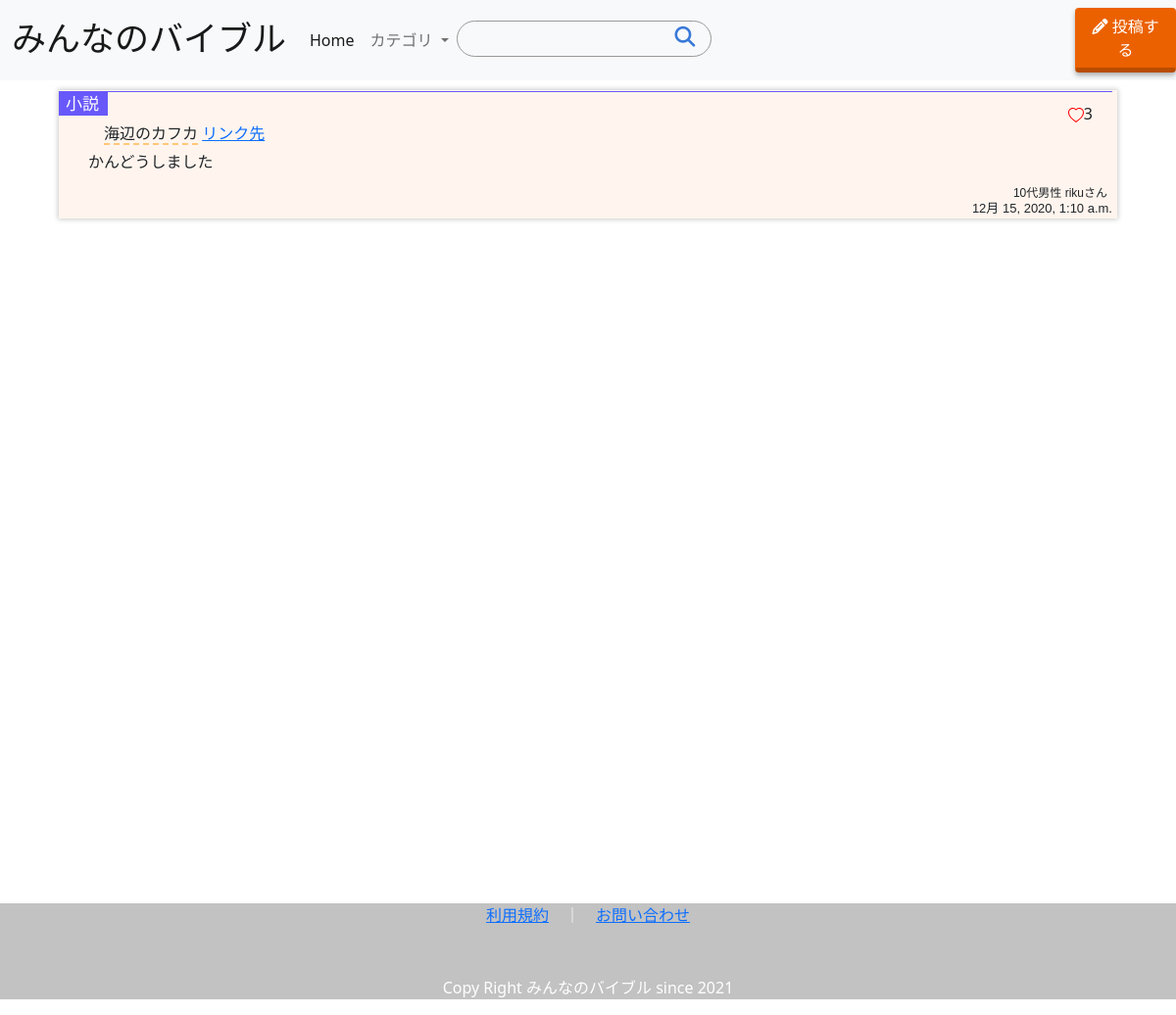
The app's page /detail/2 with its own data.
### bibleapp/models.py (models this page shows, shortened)
class Biblemodel(models.Model):
    title = models.CharField(max_length=50)
    content = models.TextField()
    author = models.CharField(max_length=30)
    good = models.IntegerField(null=True, blank=True,default=0)
    goodtext = models.TextField()
    created_date = models.DateTimeField(default=timezone.now)
    url = models.URLField(max_length = 300, blank = True)
    category = models.CharField(max_length=10)
    sex = models.CharField(max_length = 10)
    age = models.CharField(max_length = 10)
    class Meta:
        ordering = ['-created_date']

### bibleapp/views.py (the view)
# urls.py: path('detail/<int:pk>',detailfunc,name='detail'),
def detailfunc(request,pk):
    bible = Biblemodel.objects.get(pk=pk)
    return render(request,'detail.html',{
        'bible':bible,
    })

### templates/detail.html (shortened to what this page needs)
{% extends 'base.html' %}
{% load static %}
{% block header %}
<header class="sticky-top">
  <nav class="navbar navbar-expand-lg navbar-light bg-light">
    <div class="container-fluid">
        <a class="navbar-brand" href="{% url 'list' %}" style="font-size: 35px; font-family: 'Yusei Magic', sans-serif;">みんなのバイブル</a>
      <div class="collapse navbar-collapse" id="navbarNavDropdown">
        <ul class="navbar-nav">
          <li class="nav-item">
            <a class="nav-link active" aria-current="page" href="{% url 'list' %}">Home</a>
          </li>
          <li class="nav-item dropdown">
            <a class="nav-link dropdown-toggle" href="#" id="navbarDropdownMenuLink" role="button" data-bs-toggle="dropdown" aria-expanded="false">
              カテゴリ
            </a>
          </li>
          <div class="search">
            <form method="POST" action="" class="search_container">{% csrf_token %}
            <input type="submit" value="&#xf002">
            </form>
            </div>
        </ul>
      </div>
    </div>
    <a href="{% url 'create' %}" class="btn btn--orange btn--cubic btn--shadow"><i class="fas fa-pencil-alt"></i> 投稿する</a>
  </nav>
  </header>
{% endblock header %}
{% block content %}
<div class='box'>
  <div class ="kakomi-box4">
    <div class="qbox">
      <div class="good">
          <a href="{% url 'good' bible.pk %}"></a>
      </a>{{bible.good}}
      </div>
      <span class="box-title">{{bible.category}}</span>
      <h2>{{bible.title}}</h2>
      {% if bible.url %}
      <a href="{{ bible.url }}">リンク先</a>
      {% endif %}
      <h3>{{bible.content| linebreaksbr}}</h3>
    </div>
    <h4>{{ bible.age }}{{ bible.sex }} {{bible.author}}さん</h4>
    <p>
   {{bible.created_date}}
   </p>
  </div>
</div>
{% endblock content %}

### templates/detail.html (style rules this page uses)
.qbox { position: relative; margin: 0px; padding: 30px 30px 20px; border-top: solid 1.5px rgb(104, 88, 250); overflow:hidden; text-overflow :ellipsis; }
.kakomi-box4 { position:relative; margin: 10px auto; padding: 1px 5px 0px 0px; width: 90%; background-color: #FFF5EE; box-shadow: 0 0 5px 1px #ccc; }
.qbox .box-title { position: absolute; display: inline-block; top: -1.5px; left: -2px; padding: 0 9px; height: 25px; line-height: 25px; font-size: 17px; background: rgb(104, 88, 250); color: #ffffff; }
.qbox h2 { font-size:16px; display: inline-block; border-bottom:dashed 2px #FFC778; margin-left:1em; }
.kakomi-box4 a { z-index: 2; }
.search { z-index:3; }
.kakomi-box4 h3 { font-size:16px; font-family: Arial, Helvetica, sans-serif; }
.kakomi-box4 p { text-align: right; font-family: Arial, Helvetica, sans-serif; font-size: small; }
.kakomi-box4 h4 { font-family: Arial, Helvetica, sans-serif; font-size: 12px; position:absolute; right:10px; bottom:10px; }
.good { position:absolute; right:20px; top:10px; z-index:5; }
.good a { position: absolute; top: 0; left: 0; width: 100%; height: 100%; text-indent:-999px; z-index: 2; }
div.box { width:100%; margin:auto; background-color:#FFFFFF; position: relative; padding-right:0px; padding-bottom:100px; min-height: 100vh; box-sizing: border-box; }
.search_container { box-sizing: border-box; position: relative; border: 1px solid #999; display: block; padding: 3px 10px; border-radius: 20px; height: 2.3em; width: 260px; overflow: hidden; }
.search_container input[type="submit"] { cursor: pointer; font-family: FontAwesome; font-size: 1.3em; border: none; background: none; color: #3879D9; position: absolute; width: 2.5em; height: 2.5em; right: 0; top: -10px; outline : none; }
a.btn--orange { color: #fff; background-color: #eb6100; border-bottom: 5px solid #b84c00; }
a.btn--shadow { -webkit-box-shadow: 0 3px 5px rgba(0, 0, 0, .3); box-shadow: 0 3px 5px rgba(0, 0, 0, .3); }

### records on screen
Biblemodel: good "3", category "小説", title "海辺のカフカ", content "かんどうしました", age "10代", sex "男性", author "riku", created_date "12月 15, 2020, 1:10 a.m."
